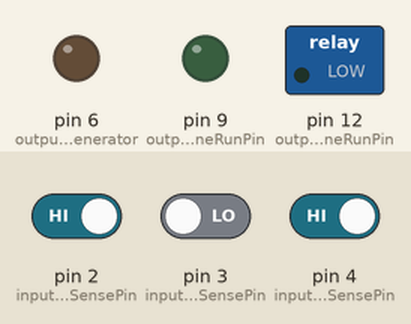
Bench run of a sketch on a simulated Arduino Uno, built with avr-gcc and run on an emulated ATmega328P. Shown: switched loads named in the sketch (green lamp = pin HIGH), output pins drawn as LEDs (lit = HIGH). The inputs (shaded band) are chosen by the test bench; at power-on: pin 2 (input_UtilityPowerSensePin) HIGH, pin 3 (input_GeneratorPowerSensePin) LOW, pin 4 (input_HousePowerSensePin) HIGH. Pins used as bus, display or sensor lines are not drawn.

Above: at 3.8 s.
3.9 s: pin 2 (input_UtilityPowerSensePin) driven LOW and pin 3 (input_GeneratorPowerSensePin) driven HIGH and pin 4 (input_HousePowerSensePin) driven LOW
At 7.1 s:
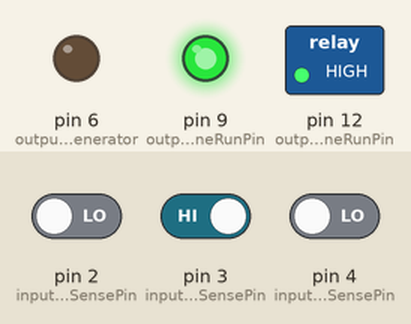
8.0 s: pin 4 (input_HousePowerSensePin) driven HIGH
At 9.4 s:
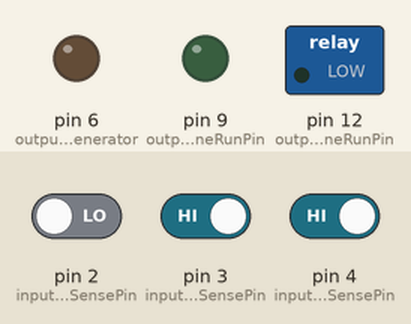
12.1 s: pin 3 (input_GeneratorPowerSensePin) driven LOW
At 13.8 s:
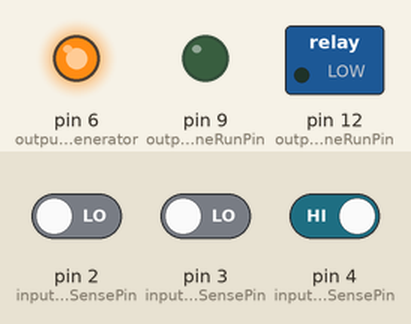
Timing chart, 0 to 17.5 s (numbered marks = the images above; inputs shaded):
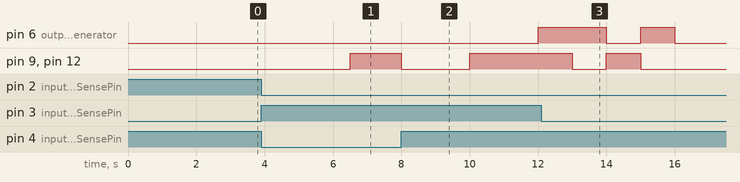

The sketch:

sketch.ino
```cpp
/*
Projects by Robbie and Clifton
TEST program for: Kohler RXT-ATS and RDC2 Generator controller
For Louisiana Standard Contractor's customer Ross Wolkart
Target is Arduino Uno R3
Tip:  Use CTRL + Shift + U to upload using programmer the sketch
https://github.com/Aasim-A/AsyncTimer
*/
#include <AsyncTimer.h> // JavaScript-like async timing functions(settimeout, setInterval)
AsyncTimer atimer(3);   // configure seven timers

unsigned short timer_startupDelay = 0;
unsigned short timer_runloopInterval = 0;
unsigned short timer_operationtoperform = 0;
//
int input_UtilityPowerSensePin = 2;
int input_GeneratorPowerSensePin = 3;
int input_HousePowerSensePin = 4;
//
int output_Indicator_ATSonGenerator = 6;
int output_Indicator_HousePower = 7;
int output_Indicator_UtilityPower = 8;
int output_Indicator_EngineRunPin = 9;
int output_Indicator_GeneratorPower = 10;
int output_UtilityPowerSwitchTo = 11;
int output_EngineRunPin = 12;
int output_GeneratorPowerSwitchTo = 13;
//
int counter = 0;
int indicator_engineRunning = 0;
int indicator_utilityPower = 0;   // initially zero and only 1 when the utility power closes the relay
int indicator_generatorPower = 0; // initially zero and only 1 when the generator power closes the relay
int indicator_housePower = 0;     // initially zero and only 1 when there is power to the house that closes the relay
int indicator_atsPosition = 0;  // default position is Utility Power = 0.  Generator Power = 1
int relay_engineRunning = 0;
int relay_utilityPowerSwitchTo = 0;
int relay_generatorPowerSwitchTo = 0;
/*
---  Inputs  ---
UP is Utility Power
GP is Generator Power
HP is House Power
--- Outputs ---
SP is ATS or Switch Position (Derived from HP & (UP | SP))
ER is Engine Running 2 wire start signal (relay)
US is ATS to utility signal (relay)
GS is ATS to generator signal (relay)
*/
int def_state = 0; // State is the measured / observed inputs + current outputs
int def_disposition = 0; // Disposition is the expected or to be configured/set State
int def_status = 0;  // The current outputs value
int def_operation = 0; // Set the outputs to this value
//
int cfg_relayactiondelay = 2000;      // 2 seconds for a relay to switch and mechanical operates
int cfg_powerrestoredelay = 300000;    //30 or less for testing, 300 for production or 5 minutes
int cfg_engineCrankdelay = 10000;     // ten second delay setting is interval in milliseconds.
int cfg_short_engineCrankdelay = 2500;
int cfg_transitiontoGeneratordelay = 15000;
int cfg_short_transitiontoGeneratordelay = 3000;
int cfg_engineShutdowndelay = 60000;

void setup() {
  pinMode(PIN_A0, INPUT); // reserved
	pinMode(input_UtilityPowerSensePin, INPUT);    // 1 = Utility Power Present
  pinMode(input_GeneratorPowerSensePin, INPUT);    // 1 = Generator Power Present
  pinMode(input_HousePowerSensePin, INPUT);       // 1 = House Power Present
    //
  pinMode(output_Indicator_ATSonGenerator, OUTPUT); // 1 = ATS on Generator
  pinMode(output_Indicator_HousePower, OUTPUT);   // 1 = Power to house present
  pinMode(output_Indicator_UtilityPower, OUTPUT);   // 1 = Utility Power Present
  pinMode(output_Indicator_EngineRunPin, OUTPUT);   //  1 = engineRunning
  pinMode(output_Indicator_GeneratorPower, OUTPUT);  // 1 = Generator Power Present
  //
  pinMode(output_UtilityPowerSwitchTo, OUTPUT);   // 1 = Switch to Utility Power
  pinMode(output_EngineRunPin, OUTPUT);   //  1 = engineRunning
  pinMode(output_GeneratorPowerSwitchTo, OUTPUT);  // 1 = Switch to Generator Power
  //
  timer_startupDelay = atimer.setTimeout(function_startUp, 1000);
}

void function_startUp() {
  function_setinitialstate();
  timer_runloopInterval = atimer.setInterval(function_runloop, 1000);
}

void function_setinitialstate() {
  function_gatherinformation();
  function_setoutput();
  function_setstate();
  def_disposition = -1;   // set for difference on the first runloop.
                          // specifically looking for power out, crank generator...
  function_determineoperation();
}

void function_runloop() {
  function_gatherinformation();
  //function_setstate();
  //function_setstatus();
  function_determineoperation();
}

void function_setstate()
{
  def_disposition = def_state;
  def_state = (indicator_utilityPower * 64) + (indicator_generatorPower * 32) + (indicator_housePower * 16) + (indicator_atsPosition * 8) + (relay_engineRunning * 4) + (relay_utilityPowerSwitchTo * 2) + (relay_generatorPowerSwitchTo * 1);
}

void function_setstatus()
{
  def_status = (indicator_atsPosition * 8) + (relay_engineRunning * 4) + (relay_utilityPowerSwitchTo * 2) + (relay_generatorPowerSwitchTo * 1);
}

void function_determineoperation()
{
  if (def_disposition != def_state){
    switch (def_state) {
      case 0:
        function_timer_operationtoperform(cfg_engineCrankdelay, 4);
        break;
      case 80:
          function_assert(0);
          break; // on Utility Power set atsPosition to 0
      case 88:
          function_assert(0);
          break; // NOP
      case 4:
          indicator_engineRunning = 1;
          function_setindicator();
          //function_timer_operationtoperform(cfg_transitiontoGeneratordelay, 5);
          break;
      case 53:
          function_timer_operationtoperform(cfg_relayactiondelay, 13);
          break;
      case 112: break; // NOP
      case 32: function_timer_operationtoperform(cfg_short_engineCrankdelay, 4); break;
      case 36: function_timer_operationtoperform(cfg_short_transitiontoGeneratordelay, 5); break;
      case 37:
            break;
      case 61: function_timer_operationtoperform(cfg_relayactiondelay, 12); break;
      case 60:
          cancel_Timeout(timer_operationtoperform);   // if utility power dropped before power restoredelay
          break; // NOP
      case 125: function_timer_operationtoperform(cfg_relayactiondelay, 12); break;
      case 124: function_timer_operationtoperform(cfg_powerrestoredelay, 14); break;
      case 110: break; //NOP
      case 126: function_timer_operationtoperform(cfg_relayactiondelay, 6); break;
      case 118: function_timer_operationtoperform(cfg_engineShutdowndelay, 2); break;
      case 114:
          indicator_engineRunning = 0;
          function_setindicator();
          function_timer_operationtoperform(cfg_relayactiondelay, 0);
          break;
      case 82: function_timer_operationtoperform(cfg_relayactiondelay, 0); break;
      case 127:
      case 96:
      case 104:
      case 111:
      case 48:
      case 63:
      case 56:
      case 59:
            function_assert(0);
            break;
      default:
            function_assert(16);
            break;
    }
  }
}

void function_gatherinformation() {
  indicator_utilityPower = digitalRead(input_UtilityPowerSensePin);
  indicator_generatorPower = digitalRead(input_GeneratorPowerSensePin);
  indicator_housePower = digitalRead(input_HousePowerSensePin);
  function_setstate();
  function_setstatus();
  switch (def_state) {  // derive or set the atsPosition; SP
    case 0:
    case 80:
    case 4:
    case 53:
    case 112:
    case 32:
    case 36:
    case 37:
    case 118:
    case 114:
    case 82:
      indicator_atsPosition = 0;  // SP is UP;  atsPosition = Utility Power
      break;
    case 88:
    case 61:
    case 60:
    case 125:
    case 124:
    case 110:
    case 126:
      indicator_atsPosition = 1;
      break;
  }
  function_setindicator();
}

void function_timer_operationtoperform(int delayms, int action)
{
    // cancels previous timer timeout
    // configure timeout to delay the action to perform.
    cancel_Timeout(timer_operationtoperform);
    def_operation = action;
    timer_operationtoperform = atimer.setTimeout([action](){
      function_assert(action);
      }, delayms);
}

void function_assert(int disposition)
{
  def_operation = disposition;
  relay_generatorPowerSwitchTo = getBit(disposition, 0);
  relay_utilityPowerSwitchTo = getBit(disposition, 1);
  relay_engineRunning = getBit(disposition, 2);
  indicator_engineRunning = getBit(disposition, 2);
  indicator_atsPosition = getBit(disposition, 3);
  function_setoutput();
}

int getBit(int number, int bitPosition) {
  return (number & (1 << bitPosition)) == 0 ? 0 : 1;
}

void function_setoutput(){
  digitalWrite(output_Indicator_EngineRunPin, indicator_engineRunning);
  digitalWrite(output_Indicator_HousePower, indicator_housePower);
  digitalWrite(output_Indicator_UtilityPower, indicator_utilityPower);
  digitalWrite(output_Indicator_GeneratorPower, indicator_generatorPower);
  digitalWrite(output_EngineRunPin, relay_engineRunning);
  digitalWrite(output_UtilityPowerSwitchTo, relay_utilityPowerSwitchTo);
  digitalWrite(output_GeneratorPowerSwitchTo, relay_generatorPowerSwitchTo);
  function_setstatus();
}

void function_setindicator(){
  digitalWrite(output_Indicator_EngineRunPin, indicator_engineRunning);
  digitalWrite(output_Indicator_HousePower, indicator_housePower);
  digitalWrite(output_Indicator_UtilityPower, indicator_utilityPower);
  digitalWrite(output_Indicator_GeneratorPower, indicator_generatorPower);
  digitalWrite(output_Indicator_ATSonGenerator, indicator_atsPosition);
  function_setstatus();
}

void cancel_Timeout(int id) {
  if (id != 0) {
    atimer.cancel(id);
  }
}

// void clear_Timeouts() {
//   cancel_Timeout(loopTimeout);
// }


// void set_cooldownTimeout() {
//   cancel_Timeout(cooldownTimeout);
//   cooldownTimeout = atimer.setTimeout(engineshutdown, cfg_engineShutdowndelay);
// }

void testloop() {
  // Closes and opens the contact of relay 1 and turns on/off led 1
  digitalWrite(output_Indicator_UtilityPower, HIGH); // Sets the relay 1 on
  delay(1000);
  digitalWrite(output_Indicator_UtilityPower, LOW); // Sets the relay 1 off
  delay(1000);

  // Closes and opens the contact of relay 2 and turns on/off led 2
  digitalWrite(output_Indicator_EngineRunPin, HIGH); // Sets the relay 2 on
  delay(1000);
  digitalWrite(output_Indicator_EngineRunPin, LOW); // Sets the relay 2 off
  delay(1000);

  // Closes and opens the contact of relay 3 and turns on/off led 3
  digitalWrite(output_Indicator_GeneratorPower, HIGH); // Sets the relay 3 on
  delay(1000);
  digitalWrite(output_Indicator_GeneratorPower, LOW); // Sets the relay 3 off
  delay(1000);
  delay(1000);
}

void loop() {
  atimer.handle();
}
```

Measured:
- after the input at 3.9 s, pin 9 (output_Indicator_EngineRunPin), pin 12 (output_EngineRunPin): LOW → HIGH after 2.6 s
- after the input at 8.0 s, pin 6 (output_Indicator_ATSonGenerator): LOW → HIGH after 4.0 s; pin 9 (output_Indicator_EngineRunPin), pin 12 (output_EngineRunPin): HIGH → LOW at once, → HIGH 2.0 s later
- after the input at 12.1 s, pin 6 (output_Indicator_ATSonGenerator): HIGH → LOW after 1.9 s, → HIGH 1.0 s later, → LOW 1.0 s later; pin 9 (output_Indicator_EngineRunPin), pin 12 (output_EngineRunPin): HIGH → LOW after 0.90 s, → HIGH 1.0 s later, → LOW 1.0 s later
